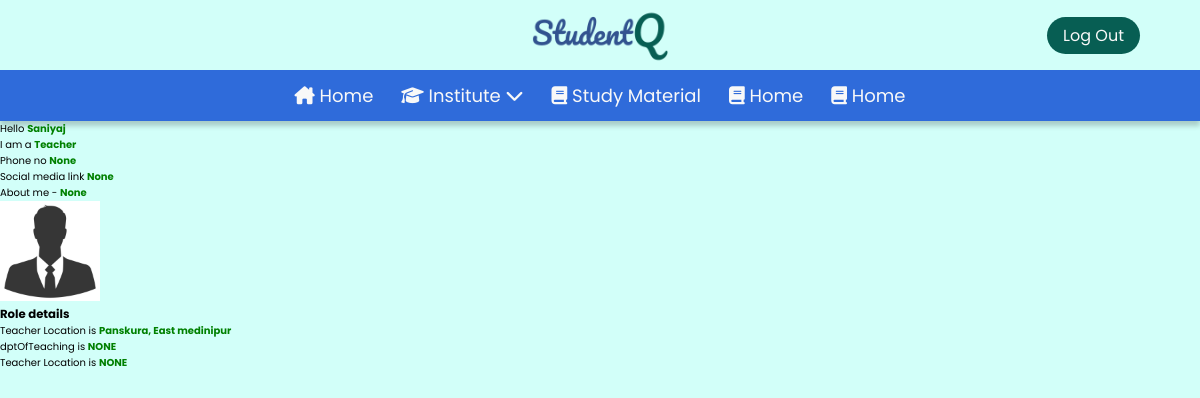
Screenshot of / (signed in) with the database file from the repository.
### Base/models.py (models this page shows, shortened)
class Profile(models.Model):
    user = models.OneToOneField(User, null=True,blank = True, on_delete=models.CASCADE)
    fullName = models.CharField(max_length = 200, null=True)
    email = models.EmailField(max_length =100, null=True)
    role = models.CharField(max_length= 50)
    phNo = models.CharField(max_length=20, null=True)
    socialId = models.CharField(max_length=200, null=True)
    desc =models.TextField(null = True)
    dp = models.ImageField(null = True, blank = True, default='bydefault.jpg', upload_to="media")

class Teacher(models.Model):
    teacher_userid  = models.CharField(max_length=200)
    location = models.CharField(max_length=200, null=True)
    dptOfTeaching = models.CharField(max_length=200, null=True)
    qualification = models.CharField(max_length=200, null=True)

### Base/views.py (the view)
# urls.py: path('', views.home, name='home'),
def home(request):
    context = {}
    if request.user.is_authenticated:
        dp = request.user.profile.dp
        context['dp'] = dp
        if request.user.profile.role == 'student':
            student = Student.objects.get(student_userid  = request.user.id)
            context["student"] = student
        elif request.user.profile.role == 'teacher':
            teacher = Teacher.objects.get(teacher_userid  = request.user.id)
            context["teacher"] = teacher
        if request.user.profile.role == 'owner':
            owner = Owner.objects.get(mess_userid  = request.user.id)
            context["owner"] = owner
    reviews = Review.objects.all()
    context["reviews"] = reviews
    return render(request, 'home.html', context )

### Base/templates/home.html (shortened to what this page needs)
{% extends 'main.html' %}
{% load static %}
{% block body %}
  {% if request.user.is_authenticated %}
    <div class="main">
      Hello <span>{{ user.username|capfirst }}</span>
      <br />
      I am a <span>{{ user.profile.role|capfirst }}</span>
      <br />
      Phone no <span>{{ user.profile.phNo }}</span>
      <br />
      Social media link <span>{{ user.profile.socialId }}</span>
      <br />
      About me - <span>{{ user.profile.desc }}</span>
      <br />
      <img src="{{dp.url}}" alt="" class="dpProfile">
      <br />
      <h3>Role details</h3>
      {% if user.profile.role == 'teacher' %}
        Teacher Location is <span>{{ teacher.location|capfirst }}</span>
        <br />
        dptOfTeaching is <span>{{ teacher.dptOfTeaching|upper }}</span>
        <br />
        Teacher Location is <span>{{ teacher.qualification|upper }}</span>
        <br />
      {% endif %}
    </div>
  {% endif %}
{% endblock %}

### Base/templates/main.html (shortened to what this page needs)
{% load static %}
<!DOCTYPE html>
<html lang="en">
<head>
  <link rel="stylesheet" href="{% static 'mStyle/main.css' %}">
  <link rel="stylesheet" href="https://cdnjs.cloudflare.com/ajax/libs/font-awesome/6.3.0/css/all.min.css"
 />
</head>
<body>
  <nav class="nav" id="nav">
    <div class="header" id="header">
      <a href="/"><img src="{% static 'media/Site_Logo.png' %}" alt="Site_Logo"></a>
      <div class="btnContainer">
        {% if request.user.is_authenticated %}
        <a href="{% url 'logout' %}" role="button" class="btn btn-green rounded-corner">Log Out</a>
        {% else %}
        <a href="{% url 'login' %}" role="button" class="btn btn-green rounded-corner">Log In</a>
        <a href="{% url 'register' %}" role="button" class="btn btn-green rounded-corner">Register</a>
        {% endif %}
      </div>
    </div>
    <ul class="navber" id="navber">
      <li class="navlink active">
        <a href="{% url 'home' %}"><i class="fa-solid fa-house-chimney"></i>&nbsp;Home</a>
      </li>
      <li class="navlink">
        <a href="/"><i class="fa-solid fa-graduation-cap"></i>&nbsp;Institute&nbsp;<i
            class="fa-solid fa-chevron-down"></i></a>
      </li>
      <li class="navlink">
        <a href="/"><i class="fa-solid fa-book"></i>&nbsp;Study Material</a>
      </li>
      <li class="navlink">
        <a href="/"><i class="fa-solid fa-book"></i>&nbsp;Home</a>
      </li>
      <li class="navlink">
        <a href="/"><i class="fa-solid fa-book"></i>&nbsp;Home</a>
      </li>
    </ul>
  </nav>
  {% block body %}
  {% endblock %}
</body>
</html>

### static/mStyle/main.css (style rules this page uses)
:root { --light-green-theme: #D2FFF9; --main-blue: #2F6BDA; --theme-clr: #075E53; --hover-green: #094a42; --dark-blue: #32538F; --black: #000; --white: #fff; --drk-white: #f8f8f8; --light-gray: #d9d9d9; --placeholder-clr: #707070; --main-yellow: #FFE454; }
*, *::before, *::after { margin: 0; padding: 0; box-sizing: border-box; }
html { font-size: 62.5%; overflow-x: hidden; }
body { min-height: 100vh; font-family: 'Poppins', sans-serif; overflow-x: hidden; background: var(--light-green-theme); }
.nav { width: 100%; background-color: transparent; display: flex; flex-direction: column; }
.header { background-color: transparent; width: 100%; display: flex; align-items: center; justify-content: center; flex-wrap: nowrap; padding: 1rem auto; position: relative; }
.header a { text-decoration: none; }
.header img { height: 6.5rem; user-select: none; }
.header .btnContainer { display: flex; gap: 0.6rem; flex-wrap: nowrap; flex-direction: row; position: absolute; right: 6rem; }
.btn { text-decoration: none; padding: 0.6rem 1.6rem; font-size: 1.6rem; transition: all 0.5s ease-out; }
.btn-green { color: var(--drk-white); background-color: var(--theme-clr); }
.rounded-corner { border-radius: 3rem; }
.navber { width: 100%; display: flex; flex-direction: row; flex-wrap: nowrap; background-color: var(--main-blue); list-style: none; font-size: 1.8rem; align-items: center; justify-content: center; box-shadow: 0rem 0.5rem 0.5rem rgba(0, 0, 0, 0.2); }
.navber .navlink { font-size: 1.8rem; padding: 1.2rem 0.9rem; }
.navber .navlink a { color: var(--drk-white); text-decoration: none; padding: 0.5rem; font-size: 1.8rem; font-family: 'Poppins', sans-serif; }

### Base/templates/home.html (style rules this page uses)
span { color: green; font-weight: 700; }
.dpProfile { height:100px; width:100px; }

### rows the page displays
Teacher: location "Panskura, East medinipur", dptOfTeaching "NONE", qualification "NONE"

### other values shown
{{ user.username|capfirst }} "Saniyaj"
{{ user.profile.role|capfirst }} "Teacher"
{{ user.profile.phNo }} "None"
{{ user.profile.socialId }} "None"
{{ user.profile.desc }} "None"
